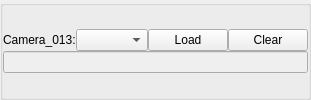
                          <widget class="QGroupBox" name="camera_index_groupBox_13">
                           <property name="title">
                            <string/>
                           </property>
                           <layout class="QGridLayout" name="gridLayout_16">
                            <property name="leftMargin">
                             <number>0</number>
                            </property>
                            <property name="topMargin">
                             <number>0</number>
                            </property>
                            <property name="rightMargin">
                             <number>0</number>
                            </property>
                            <property name="bottomMargin">
                             <number>0</number>
                            </property>
                            <property name="spacing">
                             <number>0</number>
                            </property>
                            <item row="0" column="0">
                             <layout class="QVBoxLayout" name="verticalLayout_18">
                              <item>
                               <layout class="QHBoxLayout" name="horizontalLayout_29" stretch="0,1,0,0">
                                <item>
                                 <widget class="QLabel" name="camera_index_label_13">
                                  <property name="text">
                                   <string>Camera_013:</string>
                                  </property>
                                 </widget>
                                </item>
                                <item>
                                 <widget class="QComboBox" name="camera_index_comboBox_13"/>
                                </item>
                                <item>
                                 <widget class="QPushButton" name="camera_index_pushButton_13">
                                  <property name="text">
                                   <string>Load</string>
                                  </property>
                                 </widget>
                                </item>
                                <item>
                                 <widget class="QPushButton" name="camera_index_clear_pushButton_13">
                                  <property name="text">
                                   <string>Clear</string>
                                  </property>
                                 </widget>
                                </item>
                               </layout>
                              </item>
                              <item>
                               <layout class="QHBoxLayout" name="horizontalLayout_30">
                                <item>
                                 <widget class="QLineEdit" name="camera_index_lineEdit_13">
                                  <property name="enabled">
                                   <bool>false</bool>
                                  </property>
                                 </widget>
                                </item>
                               </layout>
                              </item>
                             </layout>
                            </item>
                           </layout>
                          </widget>
